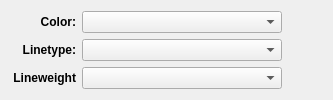
        <widget class="QWidget" name="tab_9">
         <attribute name="title">
          <string>Cutouts</string>
         </attribute>
         <layout class="QVBoxLayout" name="verticalLayout_19">
          <item>
           <layout class="QVBoxLayout" name="verticalLayout_16">
            <item>
             <layout class="QHBoxLayout" name="horizontalLayout_18">
              <item>
               <widget class="QLabel" name="cutoutColor_Label">
                <property name="sizePolicy">
                 <sizepolicy hsizetype="Preferred" vsizetype="Preferred">
                  <horstretch>0</horstretch>
                  <verstretch>0</verstretch>
                 </sizepolicy>
                </property>
                <property name="minimumSize">
                 <size>
                  <width>65</width>
                  <height>18</height>
                 </size>
                </property>
                <property name="font">
                 <font>
                  <pointsize>9</pointsize>
                  <bold>true</bold>
                 </font>
                </property>
                <property name="text">
                 <string>Color:</string>
                </property>
                <property name="alignment">
                 <set>Qt::AlignRight|Qt::AlignTrailing|Qt::AlignVCenter</set>
                </property>
               </widget>
              </item>
              <item>
               <widget class="ColorComboBox" name="defaultCutoutColor_ComboBox">
                <property name="sizePolicy">
                 <sizepolicy hsizetype="Preferred" vsizetype="Preferred">
                  <horstretch>0</horstretch>
                  <verstretch>0</verstretch>
                 </sizepolicy>
                </property>
                <property name="minimumSize">
                 <size>
                  <width>200</width>
                  <height>20</height>
                 </size>
                </property>
                <property name="font">
                 <font>
                  <pointsize>9</pointsize>
                  <bold>true</bold>
                 </font>
                </property>
               </widget>
              </item>
              <item>
               <spacer name="horizontalSpacer_18">
                <property name="orientation">
                 <enum>Qt::Horizontal</enum>
                </property>
                <property name="sizeHint" stdset="0">
                 <size>
                  <width>40</width>
                  <height>20</height>
                 </size>
                </property>
               </spacer>
              </item>
             </layout>
            </item>
            <item>
             <layout class="QHBoxLayout" name="horizontalLayout_19">
              <item>
               <widget class="QLabel" name="cutoutLinetype_Label">
                <property name="sizePolicy">
                 <sizepolicy hsizetype="Preferred" vsizetype="Preferred">
                  <horstretch>0</horstretch>
                  <verstretch>0</verstretch>
                 </sizepolicy>
                </property>
                <property name="minimumSize">
                 <size>
                  <width>65</width>
                  <height>18</height>
                 </size>
                </property>
                <property name="font">
                 <font>
                  <pointsize>9</pointsize>
                  <bold>true</bold>
                 </font>
                </property>
                <property name="text">
                 <string>Linetype:</string>
                </property>
                <property name="alignment">
                 <set>Qt::AlignRight|Qt::AlignTrailing|Qt::AlignVCenter</set>
                </property>
               </widget>
              </item>
              <item>
               <widget class="LineTypeComboBox" name="defaultCutoutLinetype_ComboBox">
                <property name="sizePolicy">
                 <sizepolicy hsizetype="Preferred" vsizetype="Preferred">
                  <horstretch>0</horstretch>
                  <verstretch>0</verstretch>
                 </sizepolicy>
                </property>
                <property name="minimumSize">
                 <size>
                  <width>200</width>
                  <height>20</height>
                 </size>
                </property>
                <property name="font">
                 <font>
                  <pointsize>9</pointsize>
                  <bold>true</bold>
                 </font>
                </property>
               </widget>
              </item>
              <item>
               <spacer name="horizontalSpacer_19">
                <property name="orientation">
                 <enum>Qt::Horizontal</enum>
                </property>
                <property name="sizeHint" stdset="0">
                 <size>
                  <width>40</width>
                  <height>20</height>
                 </size>
                </property>
               </spacer>
              </item>
             </layout>
            </item>
            <item>
             <layout class="QHBoxLayout" name="horizontalLayout_20">
              <item>
               <widget class="QLabel" name="cutoutlLineweight_Label">
                <property name="minimumSize">
                 <size>
                  <width>65</width>
                  <height>0</height>
                 </size>
                </property>
                <property name="maximumSize">
                 <size>
                  <width>65</width>
                  <height>16777215</height>
                 </size>
                </property>
                <property name="font">
                 <font>
                  <pointsize>9</pointsize>
                  <bold>true</bold>
                 </font>
                </property>
                <property name="text">
                 <string>Lineweight</string>
                </property>
                <property name="alignment">
                 <set>Qt::AlignRight|Qt::AlignTrailing|Qt::AlignVCenter</set>
                </property>
               </widget>
              </item>
              <item>
               <widget class="LineWeightComboBox" name="defaultCutoutLineweight_ComboBox">
                <property name="sizePolicy">
                 <sizepolicy hsizetype="Preferred" vsizetype="Preferred">
                  <horstretch>0</horstretch>
                  <verstretch>0</verstretch>
                 </sizepolicy>
                </property>
                <property name="minimumSize">
                 <size>
                  <width>200</width>
                  <height>20</height>
                 </size>
                </property>
                <property name="maximumSize">
                 <size>
                  <width>16777215</width>
                  <height>16777215</height>
                 </size>
                </property>
                <property name="font">
                 <font>
                  <pointsize>9</pointsize>
                  <bold>true</bold>
                 </font>
                </property>
               </widget>
              </item>
              <item>
               <spacer name="horizontalSpacer_20">
                <property name="orientation">
                 <enum>Qt::Horizontal</enum>
                </property>
                <property name="sizeHint" stdset="0">
                 <size>
                  <width>40</width>
                  <height>20</height>
                 </size>
                </property>
               </spacer>
              </item>
             </layout>
            </item>
           </layout>
          </item>
         </layout>
        </widget>
